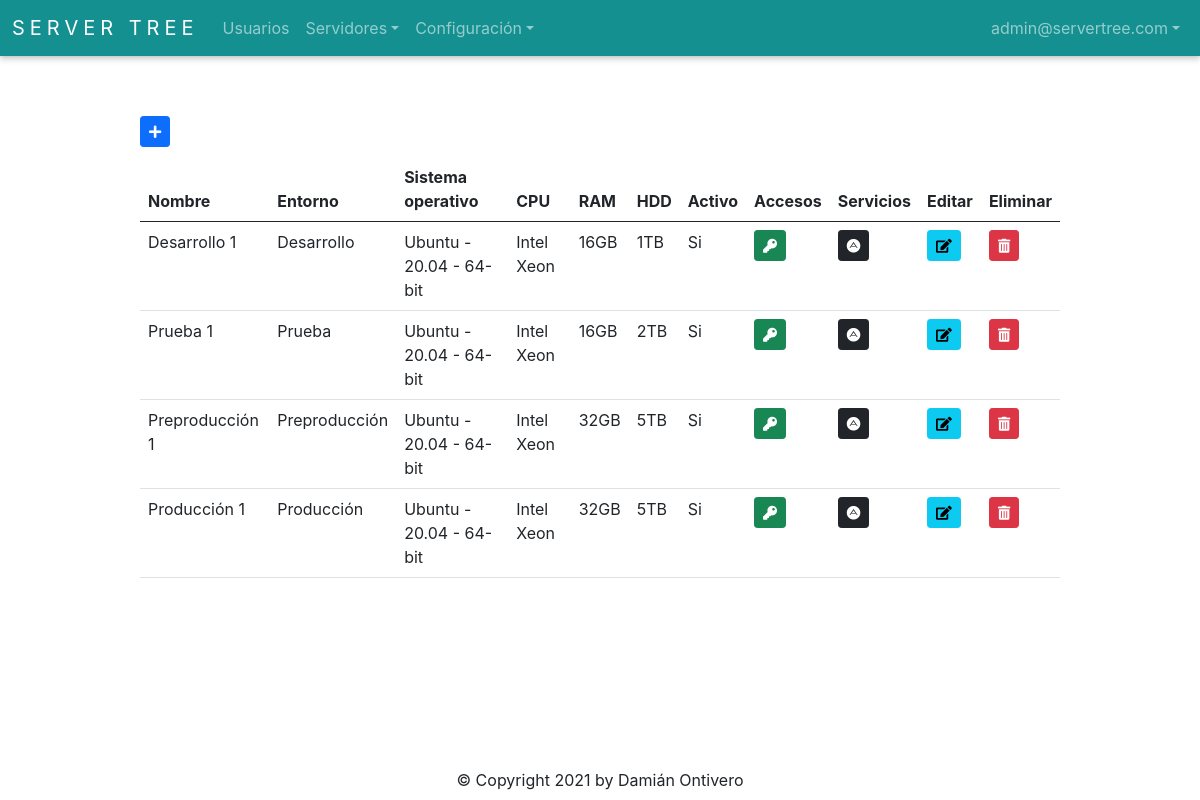
The page /server/get_server_all (signed in) on the database as committed earlier.
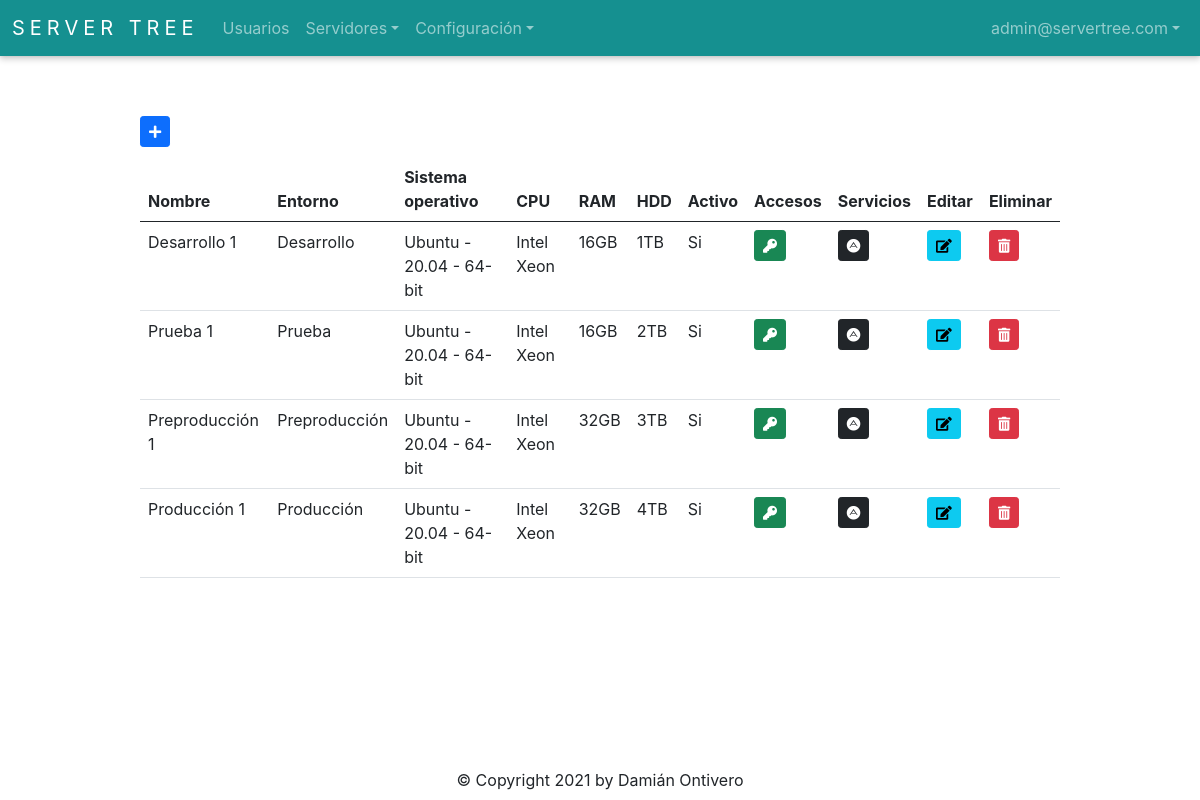
The same page on the database as committed later.
### app/auth/models.py (models this page shows, shortened)
class User(db.Model, UserMixin):
    __tablename__ = 'Users'
    id = db.Column(db.Integer, autoincrement=True, primary_key=True)
    firstname = db.Column(db.String(128), nullable=False)
    lastname = db.Column(db.String(128), nullable=False)
    email = db.Column(db.String(256), unique=True, nullable=False)
    password = db.Column(db.String(256), nullable=False)
    role_id = db.Column(db.Integer, db.ForeignKey('Roles.id'), nullable=False)
    is_active = db.Column(db.Boolean)
    @staticmethod
    def get_by_id(id):
        return User.query.get(id)

### app/server/models.py (models this page shows, shortened)
class Server(db.Model):
    __tablename__ = 'Servers'
    id = db.Column(db.Integer, autoincrement=True, primary_key=True, nullable=False)
    name = db.Column(db.String(50), nullable=False)
    environment_id = db.Column(db.Integer, db.ForeignKey('Environments.id'), nullable=False)
    operating_system_id = db.Column(db.Integer, db.ForeignKey('OperatingSystems.id'), nullable=False)
    cpu = db.Column(db.String(50), nullable=False)
    ram = db.Column(db.String(50), nullable=False)
    hdd = db.Column(db.String(50), nullable=False)
    is_active = db.Column(db.Boolean)
    @staticmethod
    def get_all():
        return Server.query.all()

class Environment(db.Model):
    __tablename__ = 'Environments'
    id = db.Column(db.Integer, autoincrement=True, primary_key=True, nullable=False)
    name = db.Column(db.String(50), nullable=False)
    @staticmethod
    def get_all():
        return Environment.query.all()

class OperatingSystem(db.Model):
    __tablename__ = 'OperatingSystems'
    id = db.Column(db.Integer, autoincrement=True, primary_key=True, nullable=False)
    name = db.Column(db.String(50), nullable=False)
    version = db.Column(db.String(50), nullable=False)
    architect = db.Column(db.String(6), nullable=False)
    def __repr__(self):
        return '{} - {} - {}'.format(self.name, self.version, self.architect)
    @staticmethod
    def get_all():
        return OperatingSystem.query.all()

### app/server/routes.py (the view)
@server_bp.route('/get_server_all', methods=['GET', 'POST'])
@login_required
def get_server_all():
    data = db.session.query(Server, Environment, OperatingSystem).join(Environment, OperatingSystem).all()
    form = ServerForm()
    access_form = AccessForm()
    service_form = ServiceForm()
    return render_template('server.html', data=data, form=form, access_form=access_form, service_form=service_form)

### app/auth/routes.py (called while the page is built)
@login_manager.user_loader
def load_user(user_id):
    return User.get_by_id(int(user_id))

### app/server/models.py (called while the page is built)
    @staticmethod
    def get_all():
        return ConnectionType.query.all()

### app/server/templates/server.html (shortened to what this page needs)
{% extends 'base.html' %}
{% import 'bootstrap/wtf.html' as wtf %}
{% block content %}
<div class="buttons">
  {% if current_user.role_id == 1 %}
    <button type="button" id="addButton" class="btn btn-primary btn-sm" data-bs-toggle="modal" data-bs-target="#serverModal"><i class="fas fa-plus"></i></button>
  {% else %}
    <button disabled type="button" id="addButton" class="btn btn-primary btn-sm" data-bs-toggle="modal" data-bs-target="#serverModal"><i class="fas fa-plus"></i></button>
  {% endif %}
</div>
<table class="table table-hover">
  <thead>
    <tr>
      <th>Nombre</th>
      <th>Entorno</th>
      <th>Sistema operativo</th>
      <th>CPU</th>
      <th>RAM</th>
      <th>HDD</th>
      <th>Activo</th>
      <th>Accesos</th>
      <th>Servicios</th>
      <th>Editar</th>
      <th>Eliminar</th>
    </tr>
  </thead>
  <tbody>
    {% for server, env, os in data %}
      <tr>
        <td>{{ server.name }}</td>
        <td>{{ env.name }}</td>
        <td>{{ os.name + ' - ' + os.version + ' - ' + os.architect }}</td>
        <td>{{ server.cpu }}</td>
        <td>{{ server.ram }}</td>
        <td>{{ server.hdd }}</td>
        <td>
          {% if server.is_active == 0 %}
            No
          {% elif server.is_active == 1  %}
            Si
          {% endif %}
        </td>
        <td>
          <button type="button" class="btn btn-success btn-sm" id="accessButton" data-id={{ server.id }} data-bs-toggle="modal" data-bs-target="#accessModal"><i class="fas fa-key"></i></button>
        </td>
        <td>
          <button type="button" class="btn btn-dark btn-sm" id="serviceButton" data-id={{ server.id }} data-bs-toggle="modal" data-bs-target="#serviceModal"><i class="fab fa-adn"></i></button>
        </td>
        {% if current_user.role_id == 1 %}
          <td>
            <button type="button" class="btn btn-info btn-sm" id="editButton" data-id={{ server.id }} data-bs-toggle="modal" data-bs-target="#serverModal"><i class="fas fa-edit"></i></button>
          </td>
          <td>
            <button type="button" class="btn btn-danger btn-sm" id="deleteButton" data-id={{ server.id }} data-bs-toggle="modal" data-bs-target="#deleteServerModal"><i class="fas fa-trash-alt"></i></button>
          </td>
        {% endif %}
      </tr>
    {% endfor %}
  </tbody>
</table>
{% endblock %}

### app/templates/base.html (shortened to what this page needs)
<!doctype html>
<html>
<head>
  <link rel="stylesheet" href="{{ url_for('static', filename='style.css') }}">
  <link rel="stylesheet" href="https://cdn.jsdelivr.net/npm/bootstrap@5.0.0/dist/css/bootstrap.min.css">
  <link rel="stylesheet" href="https://use.fontawesome.com/releases/v5.6.3/css/all.css">
</head>
<body>
  <nav class="navbar navbar-expand-lg navbar-dark">
      <div class="container-fluid">
        <a class="navbar-brand" href="{{ url_for('index.index') }}">Server Tree</a>
        <div class="collapse navbar-collapse" id="navbarSupportedContent">
          <ul class="navbar-nav me-auto mb-2 mb-lg-0">
              <li class="nav-item">
                <a class="nav-link" href="{{ url_for('auth.get_user_all') }}">Usuarios</a>
              </li>
              <li class="nav-item dropdown">
                  <a class="nav-link dropdown-toggle" href="#" id="navbarDropdown" role="button" data-bs-toggle="dropdown" aria-expanded="false">Servidores</a>
              </li>
              <li class="nav-item dropdown">
                  <a class="nav-link dropdown-toggle" href="#" id="navbarDropdown" role="button" data-bs-toggle="dropdown" aria-expanded="false">Configuración</a>
              </li>
          </ul>
          <ul class="navbar-nav">
            <li class="nav-item dropdown">
              <a class="nav-link dropdown-toggle" href="#" id="navbarDropdown" role="button" data-bs-toggle="dropdown" aria-expanded="false">{{ current_user.email }}</a>
            </li>
          </ul>
        </div>
      </div>
  </nav>
  <div class="container-base">
    {% block content %}{% endblock %}
  </div>
  <div class="footer">
    &copy; Copyright 2021 by Damián Ontivero
  </div>
</body>
</html>

### app/static/style.css (style rules this page uses)
* { text-decoration: none; font-family: -apple-system, BlinkMacSystemFont, 'Segoe UI', Roboto, Oxygen, Ubuntu, Cantarell, 'Open Sans', 'Helvetica Neue', sans-serif; }
html, body { margin: 0; padding: 0; width: 100%; height: 100%; position: relative; }
.navbar { background-color: #159090; box-shadow: 0 0 0.2rem rgb(0 0 0 / 10%), 0 0.2rem 0.4rem rgb(0 0 0 / 20%); }
.navbar-brand { text-transform: uppercase; letter-spacing: 5px; font-size: large; }
.footer { width: 100%; text-align: center; position: absolute; bottom: 1%; }
.container-base { width: 80%; position: relative; padding: 20px; left: 10%; top: 5%; overflow-x: auto; }
.container-base .buttons { margin-bottom: 10px; }

Rows that differ between the two databases and show on the page:
changed Server "Preproducción 1": hdd "5TB" → "3TB"
changed Server "Producción 1": hdd "5TB" → "4TB"
